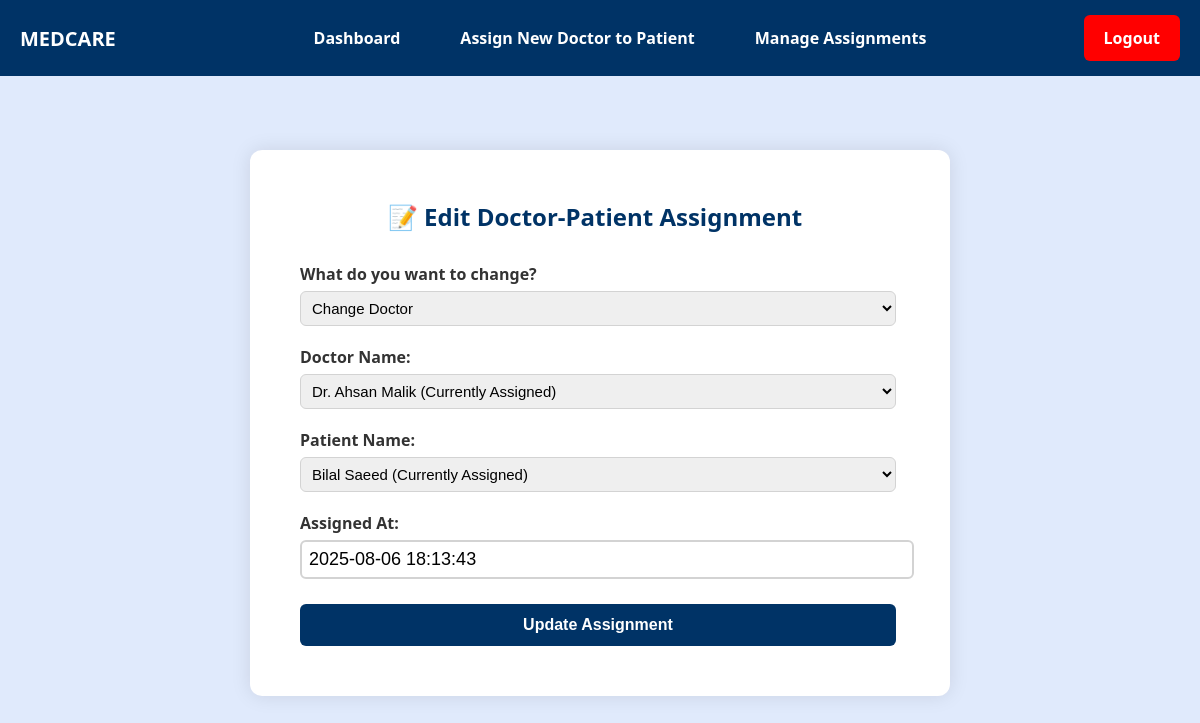
Screenshot of /edit_assign_doc_to_pat.php?pat_id=5&doc_id=1 with the database file from the repository.
### tables this page shows
CREATE TABLE `assigned_to` (
  `pat_id` int(11) NOT NULL,
  `doc_id` int(11) NOT NULL,
  `assigned_at` timestamp NOT NULL DEFAULT current_timestamp()
);

CREATE TABLE `doctor` (
  `doc_id` int(11) NOT NULL,
  `name` varchar(30) NOT NULL,
  `username` varchar(30) NOT NULL,
  `password` varchar(15) NOT NULL,
  `gender` varchar(1) NOT NULL,
  `specialization` varchar(100) NOT NULL,
  `email` varchar(100) NOT NULL
);

CREATE TABLE `patient` (
  `pat_id` int(11) NOT NULL,
  `Name` varchar(30) NOT NULL,
  `Age` int(11) NOT NULL,
  `Gender` varchar(1) NOT NULL,
  `Medical_Condition` text DEFAULT NULL,
  `SSN` int(11) NOT NULL,
  `Srs_Level` varchar(50) NOT NULL,
  `Police_Case` tinyint(1) DEFAULT 0
);

### edit_assign_doc_to_pat.php (the view, shortened to what this page needs)
<?php
require 'connection.php';
if (isset($_GET['pat_id']) && isset($_GET['doc_id'])) {
    $pat_id = $_GET['pat_id'];
    $doc_id = $_GET['doc_id'];
    $sql = "SELECT at.pat_id, at.doc_id, p.Name AS patient_name, d.name AS doctor_name, at.assigned_at
            FROM assigned_to at
            JOIN Patient p ON at.pat_id = p.pat_id
            JOIN Doctor d ON at.doc_id = d.doc_id
            WHERE at.pat_id = '$pat_id' AND at.doc_id = '$doc_id'";
    $result = $conn->query($sql);
    if ($result->num_rows > 0) {
        $row = $result->fetch_assoc();
        $patient_name = $row['patient_name'];
        $doctor_name = $row['doctor_name'];
        $assigned_at = $row['assigned_at'];
    } else {
        echo "<h2 style='color:red; text-align:center;'>❌ No assignment found for this patient and doctor.</h2>";
        exit;
    }
} else {
    echo "<h2 style='color:red; text-align:center;'>❌ Invalid request. Missing parameters.</h2>";
    exit;
}
?>
<!DOCTYPE html>
<html lang="en">
<head>
</head>
<body>
<div class="navbar">
    <div class="logo">
        <span>MEDCARE</span>
    </div>
    <div class="menu">
        <a href="admin.php" class="dashboard">Dashboard</a>
        <a href="assign_doc_to_pat" class="add-report">Assign New Doctor to Patient </a>
        <a href="view_assign_doc_to_pat.php" class="manage-reports">Manage Assignments</a>
    </div>
    <a href="logout.php" class="logout">Logout</a>
</div>
<form action="update_assign_doc_to_pat.php" method="POST" style="margin-top: 100px;">
   <h2 style="text-align: center; margin-bottom: 30px; color: #003366;">📝 Edit Doctor-Patient Assignment</h2>
    <label>What do you want to change?</label>
    <select name="field_to_update">
        <option value="doctor">Change Doctor</option>
    </select>
    <div id="doctor-selection">
        <label>Doctor Name:</label>
        <select name="new_doc_id">
            <option value="<?php echo $doc_id; ?>"><?php echo $doctor_name; ?> (Currently Assigned)</option>
        </select>
    </div>
    <div id="patient-selection">
        <label>Patient Name:</label>
        <select name="new_pat_id">
            <option value="<?php echo $pat_id; ?>"><?php echo $patient_name; ?> (Currently Assigned)</option>
        </select>
    </div>
    <label>Assigned At:</label>
    <input type="text" name="assigned_at" value="<?php echo $assigned_at; ?>" readonly>
    <input type="submit" name="update" value="Update Assignment">
</form>
</body>
</html>

### edit_assign_doc_to_pat.php (style rules this page uses)
body { font-family: 'Segoe UI', sans-serif; margin: 0; padding: 50px; background-color: #e0eafc; display: flex; flex-direction: column; }
form { background-color: white; padding: 30px 50px; width: 700px; margin: auto; border-radius: 12px; box-shadow: 0 0 20px rgba(0, 0, 0, 0.1); box-sizing: border-box; padding-right: 60px; }
label { font-weight: bold; display: block; margin-bottom: 6px; color: #333; }
input { width: 101%; padding: 7px; margin-bottom: 20px; border-radius: 6px; font-size: 18px; border-color: lightgrey; border-style: solid; }
select { width: 101%; padding: 7px; margin-bottom: 20px; border: 1px solid #ccc; border-radius: 6px; font-size: 15px; border-color: lightgrey; }
input[type="submit"] { margin-top: 5px; background-color: #003366; color: white; border: none; font-size: 16px; font-weight: bold; padding: 12px; border-radius: 6px; cursor: pointer; }
.navbar { background-color: #003366; padding: 15px 20px; display: flex; justify-content: center; align-items: center; position: fixed; top: 0; left: 0; right: 0; z-index: 10; width: 100%; }
.navbar .logo { position: absolute; left: 20px; font-size: 20px; font-weight: bold; color: white; }
.navbar .menu { display: flex; gap: 20px; justify-content: center; width: 100%; text-align: center; }
.navbar .menu a { color: white; text-decoration: none; padding: 12px 20px; font-size: 16px; font-weight: bold; border-radius: 6px; transition: all 0.3s ease; position: relative; }
.navbar .menu a::after { content: ''; position: absolute; width: 0%; height: 3px; bottom: 0; left: 50%; background: white; border-radius: 2px; transition: all 0.4s ease-in-out; transform: translateX(-50%); }
.navbar .logout { position: absolute; right: 60px; color: white; font-weight: bold; padding: 12px 20px; border-radius: 6px; transition: background-color 0.3s ease; font-size: 16px; text-decoration: none; background-color: red; }

### rows the page displays
assigned_to: new_doc_id "Dr. Ahsan Malik (Currently Assigned)", new_pat_id "Bilal Saeed (Currently Assigned)", assigned_at "2025-08-06 18:13:43"
